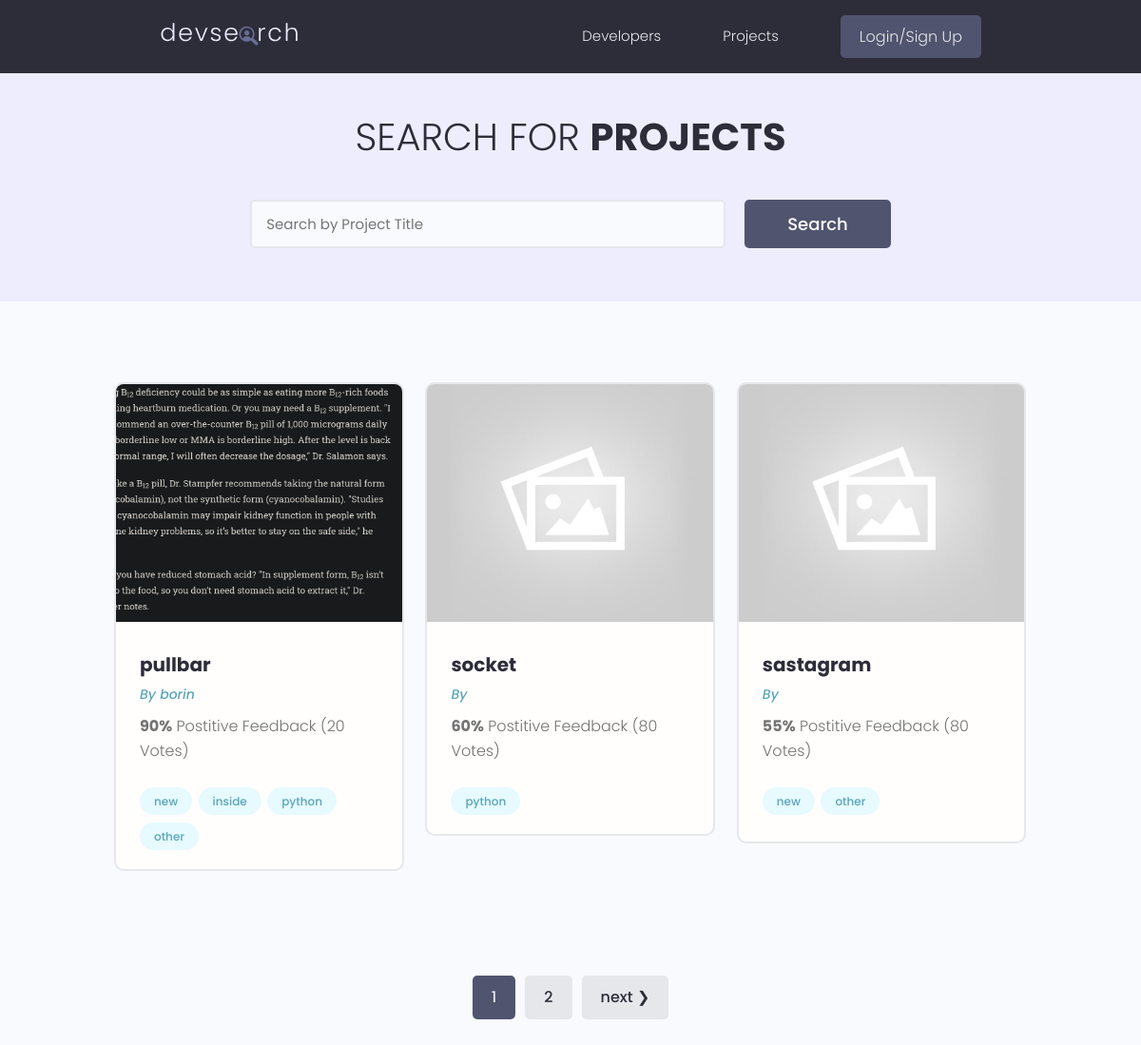
The app's page /project/, older data.
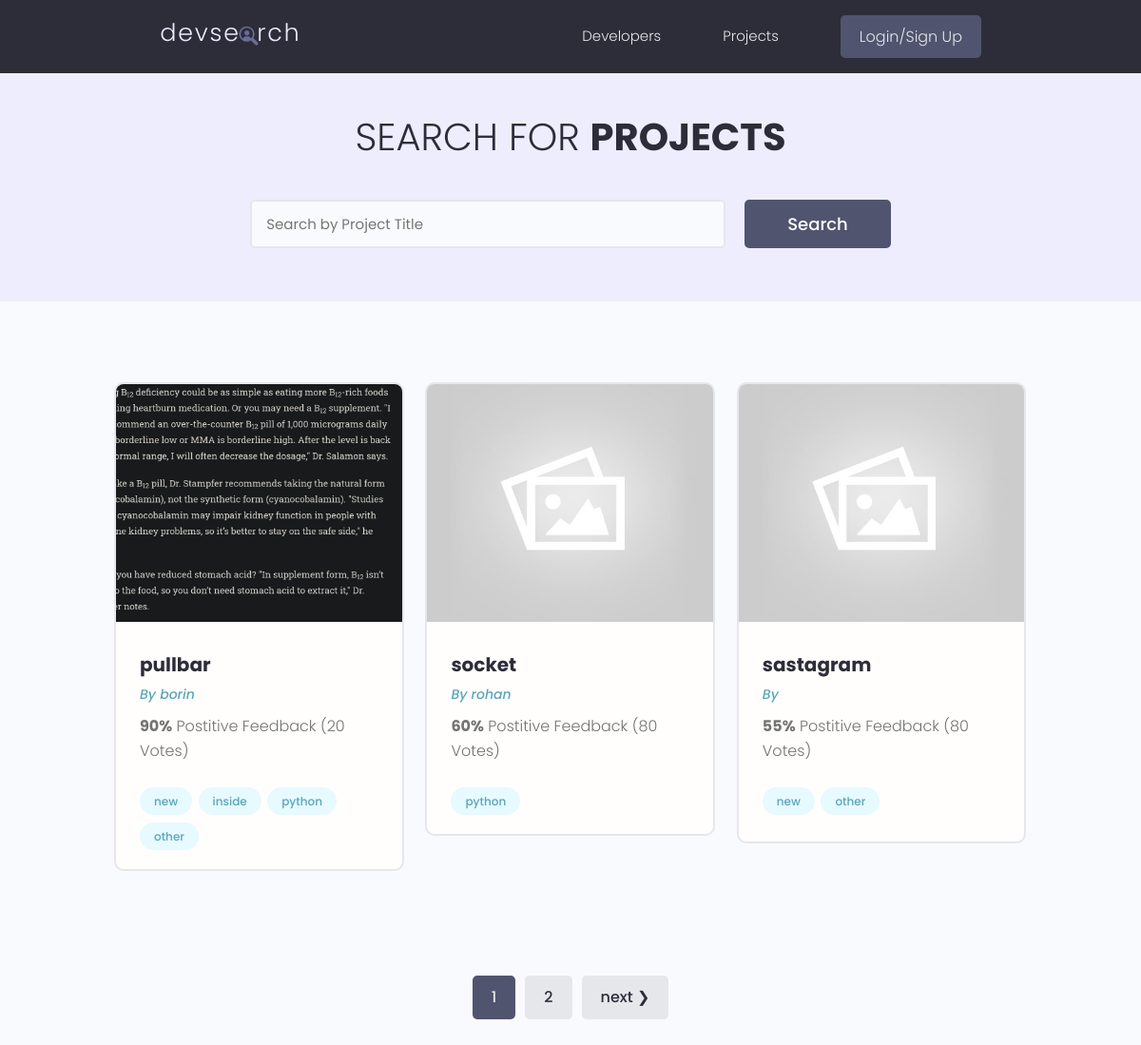
The same page, newer data.
### project/models.py (models this page shows, shortened)
class project(models.Model):
    owner = models.ForeignKey(Profile,null=True,blank=True,on_delete=models.SET_NULL)
    title = models.CharField( max_length=200)
    description = models.TextField( null = True , blank = True )
    featured_image = models.ImageField(null=True,blank=True,default="default.jpg")
    demo_link = models.CharField( max_length=2000,null = True , blank = True)
    source_link = models.CharField( max_length=2000,null = True , blank = True)
    tags = models.ManyToManyField('Tag',blank=True)
    vote_total = models.IntegerField(default = 0 ,null = True,blank = True)
    vote_ratio = models.IntegerField(default = 0 ,null = True,blank = True)
    created = models.DateTimeField(auto_now_add=True)
    id = models.UUIDField( default = uuid.uuid4,unique = True,editable = False,primary_key = True)
    class Meta:
        ordering = ['-vote_ratio','-vote_total','title']

### users/models.py (models this page shows, shortened)
class Profile(models.Model):
    user = models.OneToOneField(User,on_delete=models.CASCADE,null=True,blank=True)
    name = models.CharField(max_length=200,blank=True,null=True)
    username =  models.CharField(max_length=200,blank=True,null=True)
    email = models.EmailField(max_length=500,blank=True,null=True)
    location = models.CharField(max_length=200,blank=True,null=True)
    short_intro = models.CharField(max_length=200,blank=True,null=True)
    bio = models.TextField(blank=True,null=True)
    profile_image = models.ImageField(blank=True,null=True,upload_to='profiles/',default='profiles/user-default.png')
    social_github = models.CharField(max_length=200,blank=True,null=True)
    social_twitter = models.CharField(max_length=200,blank=True,null=True)
    social_linkedin = models.CharField(max_length=200,blank=True,null=True)
    social_youtube = models.CharField(max_length=200,blank=True,null=True)
    social_website = models.CharField(max_length=200,blank=True,null=True)
    created = models.DateTimeField(auto_now_add=True)
    id = models.UUIDField( default = uuid.uuid4,unique = True,editable = False,primary_key = True)
    class Meta:
        ordering = ['created']

### project/views.py (the view)
# urls.py: path('project/',include('project.urls')),
def project(request):
    search_query = ''
    project,searchProject = searchProjects(request)
    custom_range,project = paginateProjects(request,project,3)
    context={ 'project': project , 'search_query':search_query , 'custom_range':custom_range}
    return render(request,'project/project.html', context )

### project/models.py (called while the page is built)
    def __str__(self):
        return self.name

### project/utils.py (called while the page is built)
def paginateProjects(request,project,results):
    page = request.GET.get('page')
    paginator = Paginator(project,results)
    try:
        project = paginator.page(page)
    except PageNotAnInteger:
        page = 1
        project = paginator.page(page)
    except EmptyPage:
        page = paginator.num_pages
        project = paginator.page(page)
    leftIndex = (int(page )- 1)
    if leftIndex < 1 :
        leftIndex = 1
    rightIndex = (int(page)+ 1 )
    if rightIndex > paginator.num_pages:
        rightIndex = paginator.num_pages + 1
    custom_range = leftIndex,rightIndex
    return custom_range,project

def searchProjects(request):
    search_query = ''
    if request.GET.get('search_query'):
        search_query = request.GET.get('search_query')
    tags = Tag.objects.filter(name__icontains= search_query)
    project = projectmodel.objects.distinct().filter(
        Q(title__icontains = search_query) |
        Q(description__icontains = search_query) |
        Q(owner__name__icontains = search_query) |
        Q(tags__in = tags)
    )
    return project,search_query

### project/templates/project/project.html (shortened to what this page needs)
{% extends "main.html" %}
{% block content %}
<main class="projects">
    <section class="hero-section text-center">
      <div class="container container--narrow">
        <div class="hero-section__box">
          <h2>Search for <span>Projects</span></h2>
        </div>
        <div class="hero-section__search">
          <form  id="searchForm" class="form" action="{% url 'project' %}" method="get">
            <div class="form__field">
              <input class="input input--text" id="formInput#search" type="text" name="search_query"
                placeholder="Search by Project Title" value="{{search_query}}"/>
            </div>
            <input class="btn btn--sub btn--lg" type="submit" value="Search" />
          </form>
        </div>
      </div>
    </section>
    <section class="projectsList">
      <div class="container">
        <div class="grid grid--three">
          {% for project in project %}
          <div class="column">
            <div class="card project">
              <a href="{% url "proj" project.id %}" class="project">
                <img class="project__thumbnail" src="{{project.featured_image.url}}" alt="project thumbnail" />
                <div class="card__body">
                  <h3 class="project__title">{{project.title}}</h3>
                  <p><a class="project__author" href="{% url 'profiles'   %}">By {{project.owner.name}}</a></p>
                  <p class="project--rating">
                    <span style="font-weight: bold;">{{project.vote_ratio}}%</span> Postitive
                    Feedback ({{project.vote_total}} Vote{{project.vote_total|pluralize:"s"}})
                  </p>
                  <div class="project__tags">
                    {% for tag in project.tags.all %}
                    <span class="tag tag--pill tag--main">
                      <small>{{tag}}</small>
                    </span>
                    {% endfor %}
                  </div>
                </div>
              </a>
            </div>
          </div>
          {% endfor %}
        </div>
      </div>
    </section>
    {% include "pagination.html"  with queryset=project custom_range=custom_range %}
  </main>
{% endblock content %}

Row changes from the older to the newer data that the page shows:
changed project "socket": owner.name (not shown) → "rohan"
